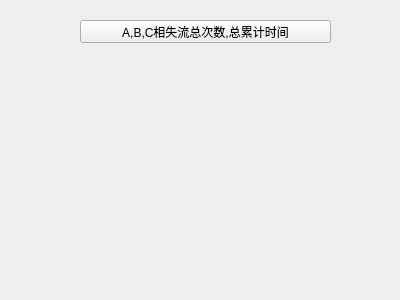
<?xml version="1.0" encoding="UTF-8"?>
<ui version="4.0">
 <class>losscurrent</class>
 <widget class="QWidget" name="losscurrent">
  <property name="geometry">
   <rect>
    <x>0</x>
    <y>0</y>
    <width>400</width>
    <height>300</height>
   </rect>
  </property>
  <property name="windowTitle">
   <string>Form</string>
  </property>
  <widget class="QPushButton" name="ABClosscurrent">
   <property name="geometry">
    <rect>
     <x>80</x>
     <y>20</y>
     <width>251</width>
     <height>23</height>
    </rect>
   </property>
   <property name="text">
    <string>A,B,C相失流总次数,总累计时间</string>
   </property>
  </widget>
 </widget>
 <resources/>
 <connections/>
</ui>
